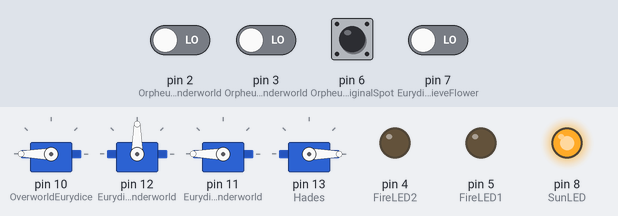
The sketch below on a simulated Arduino Uno, built with avr-gcc and run on an emulated ATmega328P. Parts: 4 × servo, output pins drawn as LEDs (lit = HIGH). Inputs (shaded band) come from the test bench; at power-on: pin 6 (OrpheusOriginalSpot) HIGH, pin 2 (OrpheusLeaveUnderworld), pin 3 (OrpheusArriveUnderworld), pin 7 (EurydiceRecieveFlower) LOW.

Above: at 1.2 s.
1.3 s: pin 2 (OrpheusLeaveUnderworld) driven HIGH
At 2.0 s:
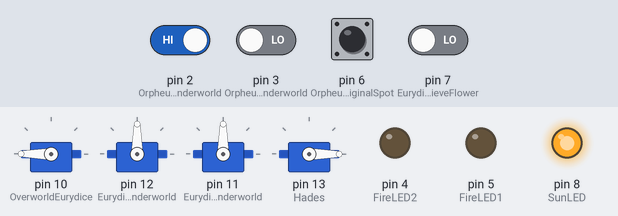
2.8 s: pin 3 (OrpheusArriveUnderworld) driven HIGH
At 3.1 s:
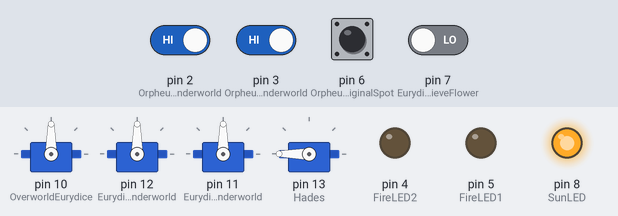
5.8 s: pin 2 (OrpheusLeaveUnderworld) driven LOW
At 6.6 s:
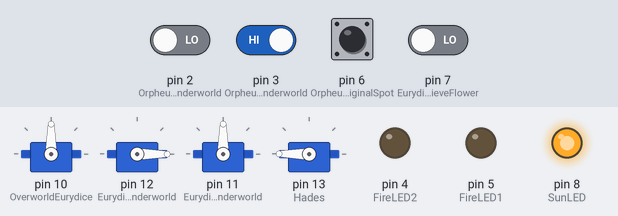
Timing chart, 0 to 8.8 s (numbered marks = the images above; inputs shaded):
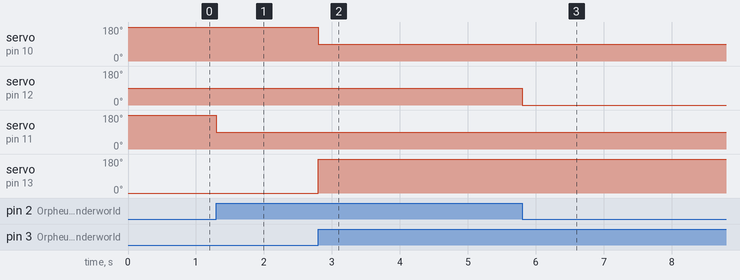

Measured:
- after the input at 1.3 s, servo on pin 11 (EurydiceDeadUnderworld): 180° → 90° at once
- after the input at 2.8 s, servo on pin 10 (OverworldEurydice): 180° → 90° at once; servo on pin 13 (Hades): 0° → 180° at once
- after the input at 5.8 s, servo on pin 12 (EurydiceAliveUnderworld): 90° → 0° at once

The sketch:

OrpheusAndEurydiceStart.ino
```cpp
/*
Team: Amanda Earp and Rachel Wright
Project: The Myth of Orpheus and Eurydice
*/

#include <Servo.h>
//Declare and assign Overworld servos, LEDs, and switches
const int SunLED = 8;
Servo OverworldEurydice;
int OrpheusOriginalSpot = 6;
int EurydiceRecieveFlower = 7;
int OrpheusOriginalState;
int OrpheusOriginalPreviousState;
int EurydiceFlowerState;

//Declare and assign Underworld servos, LEDs, and switches
const int FireLED1 = 5;
const int FireLED2 = 4;
const int OrpheusArriveUnderworld = 3;
int OrpheusArriveUnderworldState;
Servo EurydiceAliveUnderworld;
Servo Hades;
const int OrpheusLeaveUnderworld = 2;
int OrpheusLeaveUnderworldState;
Servo EurydiceDeadUnderworld;


void setup() {

pinMode(OrpheusOriginalSpot, INPUT);
pinMode (SunLED, OUTPUT);
pinMode (FireLED1, OUTPUT);
pinMode (FireLED2, OUTPUT);
Serial.begin(9600);
pinMode(EurydiceRecieveFlower, INPUT);
OverworldEurydice.attach(10);
EurydiceAliveUnderworld.attach(12);
EurydiceDeadUnderworld.attach(11);
Hades.attach(13);

//Reset servos and LEDS
  digitalWrite(SunLED, HIGH);
  digitalWrite(FireLED1, LOW);
  digitalWrite(FireLED2, LOW);
  OverworldEurydice.write(180);
  EurydiceAliveUnderworld.write(0);
  Hades.write(0);
  EurydiceAliveUnderworld.write(90);
  EurydiceDeadUnderworld.write(180);
}

void loop() {
//Overworld Code
OrpheusOriginalState = digitalRead(OrpheusOriginalSpot);
EurydiceFlowerState = digitalRead(EurydiceRecieveFlower);

// Triggers Eurydice to die once Orpheus moves to his spot by Eurydice AND he gives Eurydice a flower
if(OrpheusOriginalState != OrpheusOriginalPreviousState){
  if(OrpheusOriginalState == HIGH && EurydiceFlowerState == HIGH){
    OverworldEurydice.write(0);
    digitalWrite(SunLED, LOW);
    digitalWrite(FireLED1, HIGH);
    digitalWrite(FireLED2, HIGH);
  }
}
OrpheusOriginalPreviousState = OrpheusOriginalState;

// Underworld Code
OrpheusArriveUnderworldState = digitalRead(OrpheusArriveUnderworld);
OrpheusLeaveUnderworldState = digitalRead(OrpheusLeaveUnderworld);

// Triggers Hades to reveal himself, Overworld Eurydice to be hidden, and alive Underworld Eurydice to pop up
if(OrpheusArriveUnderworldState == HIGH){
 OverworldEurydice.write(90);
 Hades.write(180);
 EurydiceAliveUnderworld.write(0);
}

// Triggers Underworld Eurydice to "die" (Alive Underworld Eurydice is hidden, dead Underworld Eurydice is revealed)
if(OrpheusLeaveUnderworldState == HIGH){
 EurydiceAliveUnderworld.write(90);
 EurydiceDeadUnderworld.write(90);
}


}
```
